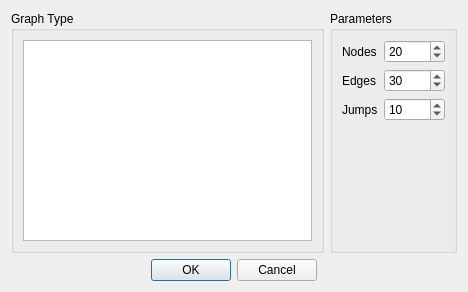
<?xml version="1.0" encoding="UTF-8"?>
<ui version="4.0">
 <class>COGDFNewGraphDialog</class>
 <widget class="QDialog" name="COGDFNewGraphDialog">
  <property name="geometry">
   <rect>
    <x>0</x>
    <y>0</y>
    <width>468</width>
    <height>292</height>
   </rect>
  </property>
  <property name="windowTitle">
   <string>Create a Graph</string>
  </property>
  <layout class="QGridLayout" name="gridLayout">
   <item row="0" column="0">
    <widget class="QGroupBox" name="groupBox">
     <property name="title">
      <string>Graph Type</string>
     </property>
     <layout class="QVBoxLayout" name="verticalLayout">
      <item>
       <widget class="QListWidget" name="List">
        <property name="autoScroll">
         <bool>false</bool>
        </property>
        <property name="editTriggers">
         <set>QAbstractItemView::NoEditTriggers</set>
        </property>
        <property name="showDropIndicator" stdset="0">
         <bool>false</bool>
        </property>
        <property name="defaultDropAction">
         <enum>Qt::IgnoreAction</enum>
        </property>
        <property name="uniformItemSizes">
         <bool>true</bool>
        </property>
        <property name="selectionRectVisible">
         <bool>true</bool>
        </property>
       </widget>
      </item>
     </layout>
    </widget>
   </item>
   <item row="1" column="0" colspan="2">
    <widget class="QDialogButtonBox" name="Buttons">
     <property name="orientation">
      <enum>Qt::Horizontal</enum>
     </property>
     <property name="standardButtons">
      <set>QDialogButtonBox::Cancel|QDialogButtonBox::Ok</set>
     </property>
     <property name="centerButtons">
      <bool>true</bool>
     </property>
    </widget>
   </item>
   <item row="0" column="1">
    <layout class="QVBoxLayout" name="verticalLayout_2">
     <item>
      <widget class="QGroupBox" name="groupBox_2">
       <property name="title">
        <string>Parameters</string>
       </property>
       <layout class="QFormLayout" name="formLayout">
        <item row="0" column="0">
         <widget class="QLabel" name="label">
          <property name="text">
           <string>Nodes</string>
          </property>
         </widget>
        </item>
        <item row="0" column="1">
         <widget class="QSpinBox" name="Nodes">
          <property name="minimum">
           <number>1</number>
          </property>
          <property name="maximum">
           <number>10000</number>
          </property>
          <property name="singleStep">
           <number>10</number>
          </property>
          <property name="value">
           <number>20</number>
          </property>
         </widget>
        </item>
        <item row="1" column="0">
         <widget class="QLabel" name="label_2">
          <property name="text">
           <string>Edges</string>
          </property>
         </widget>
        </item>
        <item row="1" column="1">
         <widget class="QSpinBox" name="Edges">
          <property name="minimum">
           <number>1</number>
          </property>
          <property name="maximum">
           <number>10000</number>
          </property>
          <property name="singleStep">
           <number>10</number>
          </property>
          <property name="value">
           <number>30</number>
          </property>
         </widget>
        </item>
        <item row="2" column="0">
         <widget class="QLabel" name="label_3">
          <property name="text">
           <string>Jumps</string>
          </property>
         </widget>
        </item>
        <item row="2" column="1">
         <widget class="QSpinBox" name="Jumps">
          <property name="minimum">
           <number>1</number>
          </property>
          <property name="maximum">
           <number>10000</number>
          </property>
          <property name="singleStep">
           <number>10</number>
          </property>
          <property name="value">
           <number>10</number>
          </property>
         </widget>
        </item>
       </layout>
      </widget>
     </item>
    </layout>
   </item>
  </layout>
 </widget>
 <resources/>
 <connections>
  <connection>
   <sender>Buttons</sender>
   <signal>accepted()</signal>
   <receiver>COGDFNewGraphDialog</receiver>
   <slot>accept()</slot>
   <hints>
    <hint type="sourcelabel">
     <x>248</x>
     <y>254</y>
    </hint>
    <hint type="destinationlabel">
     <x>157</x>
     <y>274</y>
    </hint>
   </hints>
  </connection>
  <connection>
   <sender>Buttons</sender>
   <signal>rejected()</signal>
   <receiver>COGDFNewGraphDialog</receiver>
   <slot>reject()</slot>
   <hints>
    <hint type="sourcelabel">
     <x>316</x>
     <y>260</y>
    </hint>
    <hint type="destinationlabel">
     <x>286</x>
     <y>274</y>
    </hint>
   </hints>
  </connection>
 </connections>
</ui>
